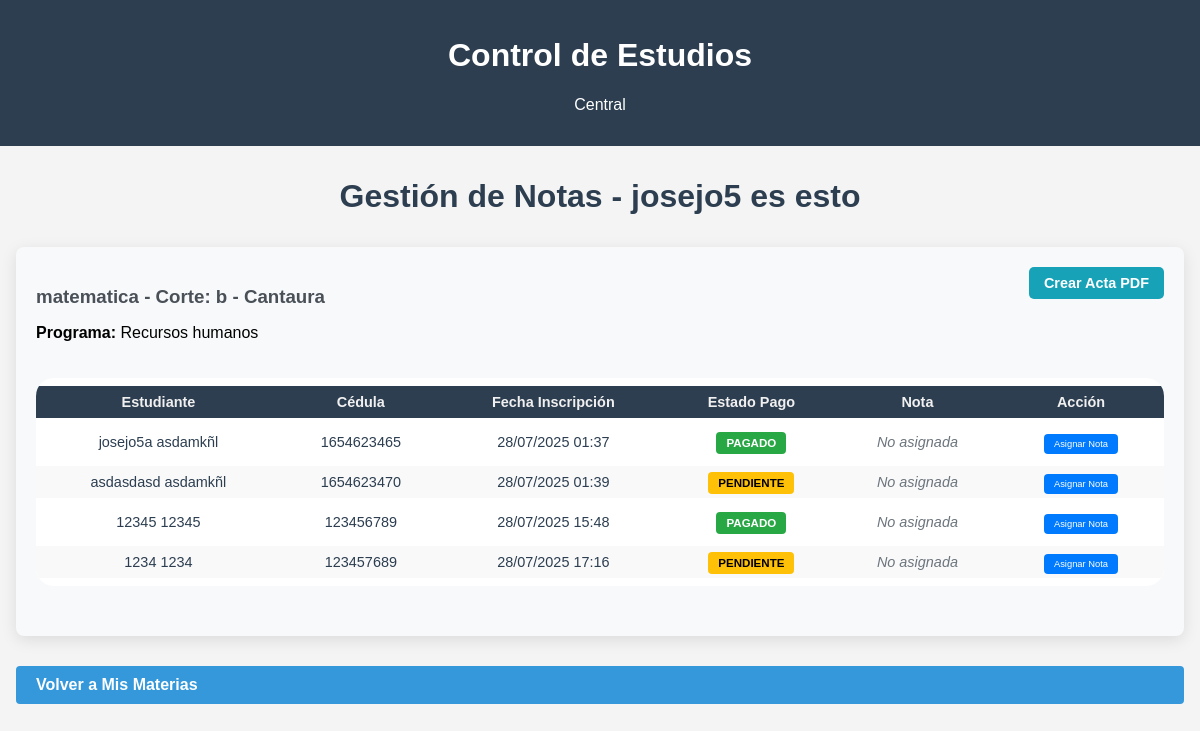
The page /profesores/profesores/27275746/notas on the database its author committed.
### modulos/central/models.py (models this page shows, shortened)
class Persona(db.Model):
    __tablename__ = 'personas'
    cedula = db.Column(db.String(20), primary_key=True, unique=True)
    nombre = db.Column(db.String(100), nullable=False)
    apellido = db.Column(db.String(100), nullable=False)
    numero_telefono = db.Column(db.Integer)
    correo_electronico = db.Column(db.String(100), unique=True, nullable=False)
    usuario = db.Column(db.String(50), unique=True, nullable=False)
    contrasenia = db.Column(db.String(100), nullable=False)
    rol = db.Column(db.String(20), nullable=False)
    __mapper_args__ = {
        'polymorphic_identity': 'persona',
        'polymorphic_on': rol
    }

### modulos/control_academico/models.py (models this page shows, shortened)
class AsignacionMateria(db.Model):
    __tablename__ = 'asignaciones_materias'
    id = db.Column(db.Integer, primary_key=True)
    profesor_id = db.Column(db.String(20), db.ForeignKey('profesores.cedula'), nullable=False)
    materia_codigo = db.Column(db.Integer, db.ForeignKey('materias.codigo'), nullable=False)
    corte_id = db.Column(db.Integer, db.ForeignKey('cortes.id'), nullable=False)
    fecha_asignacion = db.Column(db.DateTime, default=datetime.utcnow, nullable=False)
    profesor = db.relationship('Profesor', back_populates='asignaciones')
    materia = db.relationship('Materia', back_populates='asignaciones')
    corte = db.relationship('Corte', back_populates='asignaciones')
    __table_args__ = (
        db.UniqueConstraint('materia_codigo', 'corte_id', name='uq_materia_corte'),
    )

class Materia(db.Model):
    __tablename__ ='materias'
    codigo = db.Column(db.Integer, primary_key=True, unique=True)
    nombre = db.Column(db.String(100), nullable=False)
    programa_id = db.Column(db.Integer, db.ForeignKey('programas.id'), nullable=False)
    programa = db.relationship('Programa', back_populates='materias')
    asignaciones = db.relationship('AsignacionMateria', back_populates='materia')
    notas = db.relationship('Nota', back_populates='materia')

class Corte(db.Model):
    __tablename__ = 'cortes'
    id = db.Column(db.Integer, primary_key=True)
    programa_id = db.Column(db.Integer, db.ForeignKey('programas.id'), nullable=False)
    seccion = db.Column(db.String(20), nullable=False)
    zona = db.Column(db.String(50), nullable=False)
    fecha_inicio = db.Column(db.Date, nullable=False)
    fecha_fin = db.Column(db.Date, nullable=False)
    programa = db.relationship('Programa', back_populates='cortes')
    inscripciones = db.relationship('Inscripcion', back_populates='corte')
    asignaciones = db.relationship('AsignacionMateria', back_populates='corte')

class Programa(db.Model):
    __tablename__ = 'programas'
    id = db.Column(db.Integer, primary_key=True)
    nombre = db.Column(db.String(100), nullable=False)
    carrera_id = db.Column(db.Integer, db.ForeignKey('carreras.id'), nullable=False)
    carrera = db.relationship('Carrera', back_populates='programas')
    materias = db.relationship('Materia', back_populates='programa')
    cortes = db.relationship('Corte', back_populates='programa')

class Inscripcion(db.Model):
    __tablename__ = 'inscripciones'
    id = db.Column(db.Integer, primary_key=True)
    estudiante_id = db.Column(db.String(20), db.ForeignKey('estudiantes.cedula'), nullable=False)
    corte_id = db.Column(db.Integer, db.ForeignKey('cortes.id'), nullable=False)
    fecha_inscripcion = db.Column(db.DateTime, default=datetime.utcnow, nullable=False)
    estado_pago = db.Column(db.Boolean, default=False)
    monto_a_pagar = db.Column(db.Float, default=100, nullable=False)  # Nuevo campo
    estudiante = db.relationship('Estudiante', back_populates='inscripciones')
    corte = db.relationship('Corte', back_populates='inscripciones')

### modulos/estudiantes/models.py (models this page shows, shortened)
class Estudiante(Persona):
    __tablename__ = 'estudiantes'
    cedula = db.Column(db.String(20), db.ForeignKey('personas.cedula'), primary_key=True)
    carrera_id = db.Column(db.Integer, db.ForeignKey('carreras.id'), nullable=True)
    solvente = db.Column(db.Boolean, default = False)
    deuda = db.Column(db.Float, default=0.0)
    saldo = db.Column(db.Float, default = 0.0)
    carrera = db.relationship('Carrera', back_populates='estudiantes')
    inscripciones = db.relationship('Inscripcion', back_populates='estudiante', cascade="all, delete-orphan")
    notas = db.relationship('Nota', back_populates='estudiante', cascade="all, delete-orphan")
    __mapper_args__ = {
        'polymorphic_identity': 'estudiante',
    }

### modulos/profesores/routes.py (the view)
@bp.route('/profesores/<cedula>/notas')
def notas_profesor(cedula):
    profesor = Profesor.query.get_or_404(cedula)
    asignaciones = AsignacionMateria.query.filter_by(profesor_id=cedula).all()
    notas = []
    for asignacion in asignaciones:
        notas_materia = Nota.query.filter_by(materia_codigo=asignacion.materia_codigo).all()
        notas.extend(notas_materia)
    return render_template('profesores/notas.html',
                         profesor=profesor,
                         notas=notas,
                         asignaciones=asignaciones)

### modulos/profesores/templates/profesores/notas.html (shortened to what this page needs)
{% extends "central/base.html" %}
{% block content %}
<div class="welcome-container">
    <h1 class="titulo-estudiantes">Gestión de Notas - {{ profesor.nombre }} {{ profesor.apellido }}</h1>
    {% if asignaciones %}
        {% for asignacion in asignaciones %}
        <div class="tabla-estudiantes-contenedor">
            <div class="materia-header">
                <div class="materia-info">
                    <h3>{{ asignacion.materia.nombre }} - Corte: {{ asignacion.corte.seccion }} - {{ asignacion.corte.zona }}</h3>
                    <p><strong>Programa:</strong> {{ asignacion.materia.programa.nombre }}</p>
                </div>
                <div class="materia-actions">
                    <a href="{{ url_for('profesores.crear_acta_pdf', cedula=profesor.cedula, materia_codigo=asignacion.materia.codigo) }}"
                       class="btn-vista-previa-materia">
                        Crear Acta PDF
                    </a>
                </div>
            </div>
            {% set estudiantes_inscritos = asignacion.corte.inscripciones %}
            {% if estudiantes_inscritos %}
                <table class="tabla-estudiantes">
                    <thead>
                        <tr>
                            <th>Estudiante</th>
                            <th>Cédula</th>
                            <th>Fecha Inscripción</th>
                            <th>Estado Pago</th>
                            <th>Nota</th>
                            <th>Acción</th>
                        </tr>
                    </thead>
                    <tbody>
                        {% for inscripcion in estudiantes_inscritos %}
                        {% set estudiante = inscripcion.estudiante %}
                        {% set nota_estudiante = notas|selectattr("estudiante_id", "equalto", estudiante.cedula)|selectattr("materia_codigo", "equalto", asignacion.materia.codigo)|first %}
                        <tr>
                            <td>{{ estudiante.nombre }} {{ estudiante.apellido }}</td>
                            <td>{{ estudiante.cedula }}</td>
                            <td>{{ inscripcion.fecha_inscripcion.strftime('%d/%m/%Y %H:%M') }}</td>
                            <td>
                                {% if inscripcion.estado_pago %}
                                    <span class="badge badge-success">Pagado</span>
                                {% else %}
                                    <span class="badge badge-warning">Pendiente</span>
                                {% endif %}
                            </td>
                            <td>
                                {% if nota_estudiante %}
                                    <strong>{{ nota_estudiante.nota }}/10</strong>
                                {% else %}
                                    <span class="text-muted">No asignada</span>
                                {% endif %}
                            </td>
                            <td>
                                <a href="{{ url_for('profesores.editar_nota', cedula=profesor.cedula, estudiante_cedula=estudiante.cedula, materia_codigo=asignacion.materia.codigo) }}"
                                   class="btn-accion editar">
                                    {% if nota_estudiante %}Editar Nota{% else %}Asignar Nota{% endif %}
                                </a>
                            </td>
                        </tr>
                        {% endfor %}
                    </tbody>
                </table>
            {% else %}
                <p class="text-muted">No hay estudiantes inscritos en este corte.</p>
            {% endif %}
        </div>
        {% endfor %}
    {% else %}
        <div class="alert alert-warning">
            <p>No tienes materias asignadas actualmente. Para gestionar notas, primero debes tener materias asignadas.</p>
            <a href="{{ url_for('profesores.materias_profesor', cedula=profesor.cedula) }}" class="btn-form-estudiante">Ver Mis Materias</a>
        </div>
    {% endif %}
    <a href="{{ url_for('profesores.materias_profesor', cedula=profesor.cedula) }}" class="btn-nuevo-estudiante">Volver a Mis Materias</a>
</div>
{% endblock %}

### modulos/static/css/style.css (style rules this page uses)
body { font-family: Arial, sans-serif; margin: 0; padding: 0; background-color: #f4f4f4; }
.welcome-container { max-width: 1200px; margin: 2rem auto; padding: 0 1rem; }
.welcome-container h1 { text-align: center; color: #2c3e50; margin-bottom: 2rem; }
.titulo-estudiantes { text-align: center; margin-top: 20px; color: #2c3e50; }
a { text-decoration: none ; }
.btn-nuevo-estudiante { text-decoration: none; display: block; margin: 15px auto 25px auto; padding: 10px 20px; background-color: #3498db; color: white; border: none; border-radius: 4px; font-weight: bold; cursor: pointer; transition: background 0.2s; }
.tabla-estudiantes-contenedor { overflow-x: auto; margin: 0 auto; max-width: 2000px; }
.tabla-estudiantes { width: 100%; max-width: 1500; margin: 0 auto 30px auto; border-collapse: separate; border-spacing: 0 8px; border-radius: 18px; margin-bottom: 30px; background: #fff; overflow: hidden; }
.tabla-estudiantes th, .tabla-estudiantes td { padding: 8px 12px; text-align: center; }
.tabla-estudiantes, .tabla-estudiantes th, .tabla-estudiantes td { font-family: Arial, sans-serif; font-size: 0.95em; color: #2c3e50; }
.tabla-estudiantes th { background-color: #2c3e50; color: #f1f0f0; }
.tabla-estudiantes tr:nth-child(even) { background-color: #f9f9f9; }
.btn-accion { padding: 2px 6px; border-radius: 2px; text-decoration: none; font-size: 0.65em; margin: 0 1px; }
.btn-accion.editar { background: #2c3e50; color: white; }
.btn-accion { padding: 5px 10px; border-radius: 4px; text-decoration: none; color: white; margin: 0 5px; }
.tabla-estudiantes-contenedor { background: white; border-radius: 12px; padding: 25px; box-shadow: 0 4px 16px rgba(0,0,0,0.1); margin-bottom: 30px; }
.text-muted { color: #6c757d !important; font-style: italic; }
.badge { padding: 4px 8px; border-radius: 12px; font-size: 0.75em; font-weight: bold; text-transform: uppercase; }
.badge-success { background-color: #28a745; color: white; }
.badge-warning { background-color: #ffc107; color: #212529; }
.tabla-estudiantes-contenedor, .form-container-academico, .stat-card { animation: fadeIn 0.6s ease-out; }
.btn-accion { transition: all 0.2s ease; }

### modulos/profesores/templates/profesores/notas.html (style rules this page uses)
.badge { padding: 5px 10px; border-radius: 4px; font-size: 0.8em; font-weight: bold; }
.badge-success { background-color: #28a745; color: white; }
.badge-warning { background-color: #ffc107; color: black; }
.btn-accion { padding: 5px 10px; border-radius: 4px; text-decoration: none; color: white; margin: 0 5px; }
.btn-accion.editar { background-color: #007bff; }
.tabla-estudiantes-contenedor { margin-bottom: 30px; background-color: #f8f9fa; padding: 20px; border-radius: 8px; }
.tabla-estudiantes-contenedor h3 { color: #495057; margin-bottom: 10px; }
.text-muted { color: #6c757d !important; }
.materia-header { display: flex; justify-content: space-between; align-items: flex-start; margin-bottom: 20px; }
.materia-info { flex: 1; }
.materia-actions { flex-shrink: 0; display: flex; gap: 10px; }
.btn-vista-previa-materia { background-color: #17a2b8; color: white; padding: 8px 15px; text-decoration: none; border-radius: 5px; font-weight: bold; font-size: 0.9em; transition: background-color 0.3s; white-space: nowrap; }

### rows shown on the page
Persona: nombre "josejo5", apellido "es esto"
AsignacionMateria: materia.nombre "matematica", corte.seccion "b", corte.zona "Cantaura", materia.programa.nombre "Recursos humanos"
Inscripcion: fecha_inscripcion "28/07/2025 01:37", estado_pago "PAGADO"
Persona: nombre "josejo5a", apellido "asdamkñl"
Estudiante: cedula "1654623465"
Inscripcion: fecha_inscripcion "28/07/2025 01:39", estado_pago "PENDIENTE"
Persona: nombre "asdasdasd", apellido "asdamkñl"
Estudiante: cedula "1654623470"
Inscripcion: fecha_inscripcion "28/07/2025 15:48", estado_pago "PAGADO"
Persona: nombre "12345", apellido "12345"
Estudiante: cedula "123456789"
Inscripcion: fecha_inscripcion "28/07/2025 17:16", estado_pago "PENDIENTE"
Persona: nombre "1234", apellido "1234"
Estudiante: cedula "123457689"
